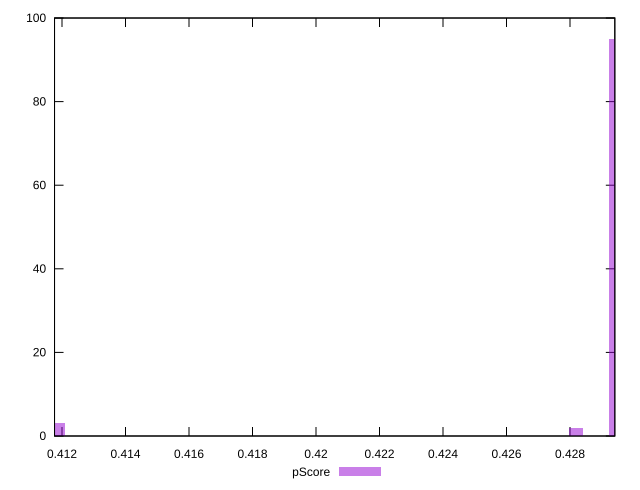

gnuplot code for this plot:
reset

$pScore <<EOF
0.4118939456855808 3
0.4294391238993682 95
0.4281858968840977 2
EOF

set key outside below
set boxwidth 0.00041774233842350995
set xrange [0.4117647058823529:0.4294117647058824]
set yrange [0:100]
set trange [0:100]
set style fill transparent solid 0.5 noborder
set terminal svg size 640, 490 enhanced background rgb 'white'
set output "report_00018_2021-02-10T15-25-16.877Z/uses-text-compression/samples/pages+cached+noadtech+nomedia+nocss/pScore/histogram.svg"

plot $pScore title "pScore" with boxes

reset
